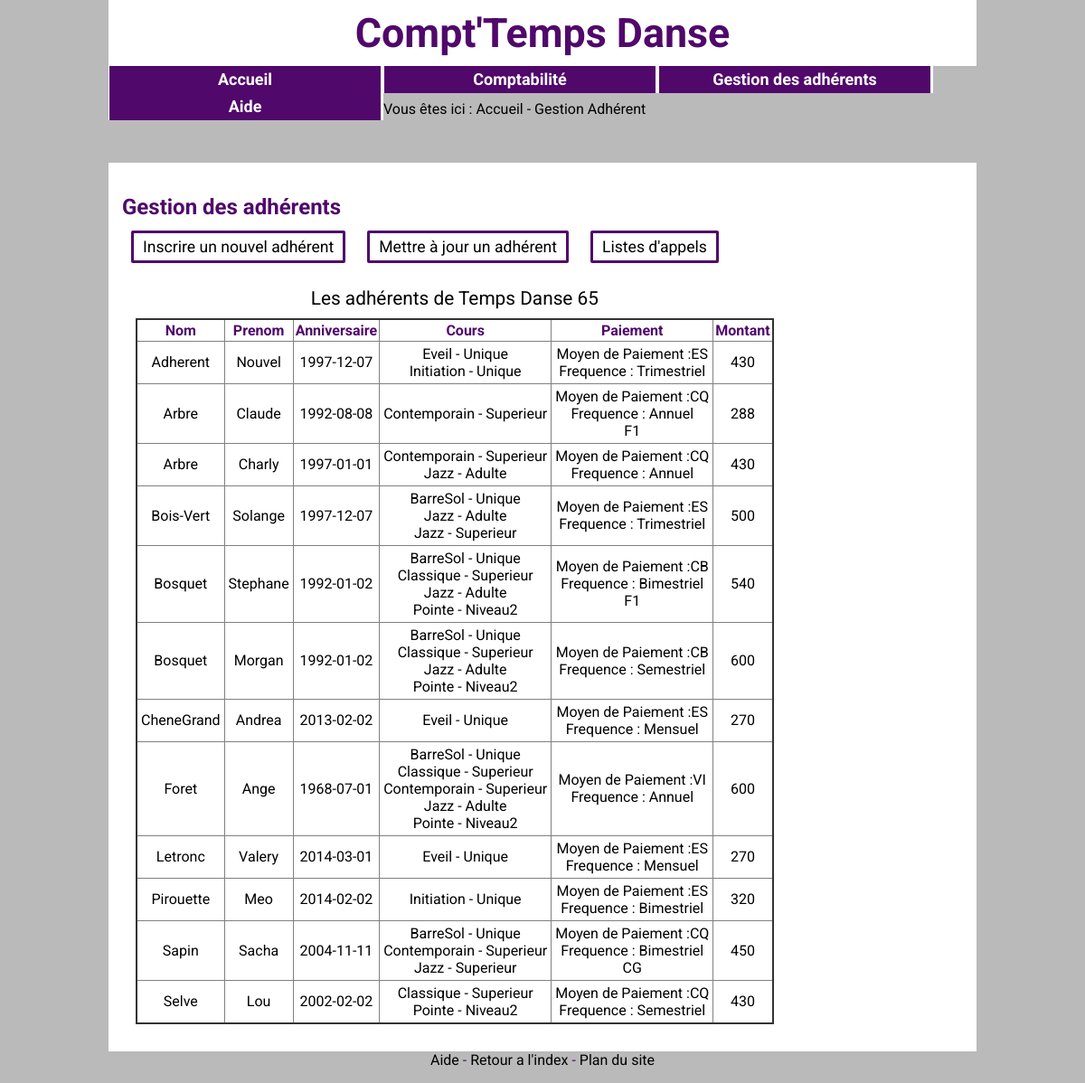
The page /GestionAdh.php on the database its author committed.
### tables this page shows
CREATE TABLE `adherent` (
  `NumAdh` int(3) NOT NULL COMMENT 'Numero Adherent genere automatiquement a la creation. De 0 a 999',
  `Nom` varchar(25) NOT NULL COMMENT 'Nom, chaine de caractere de 25',
  `Prenom` varchar(25) NOT NULL COMMENT 'Prenom. Chaine de caractere de 25',
  `DateNaissance` date NOT NULL COMMENT 'Date de Naissance, au format AAAA/MM/JJ',
  `ModePaiement` varchar(2) NOT NULL COMMENT 'Mode de Paiement, récupéré dans la table Paiement',
  `FrequencePaiement` varchar(25) NOT NULL,
  `Reduction` varchar(2) DEFAULT NULL,
  `Montant` decimal(10,0) DEFAULT NULL
);

CREATE TABLE `classe` (
  `NumAdh` int(3) NOT NULL,
  `Discipline` varchar(25) NOT NULL,
  `Niveau` varchar(25) NOT NULL
);

### GestionAdh.php (the view, shortened to what this page needs)
<?php
include("include/Head.php");
include("include/Menu.php");
?>
<div>Vous êtes ici : <a href="index.html">Accueil</a> - Gestion Adhérent</div>
<section>
	<h2>Gestion des adhérents</h2>
	<a class="bouton" href="GestionAdhForm.php">Inscrire un nouvel adhérent</a>
	<a class="bouton" href="GestionAdhMAJ.php">Mettre à jour un adhérent</a>
	<a class="bouton" href="GestionAdhListes.php">Listes d'appels</a>
	<?php
		$reponse = $bdd->query('SELECT * FROM adherent ORDER BY Nom');
	?>
	<table>
	<caption>Les adhérents de Temps Danse 65</caption>
	<tbody>
	<tr><th>Nom</th><th>Prenom</th><th>Anniversaire</th><th>Cours</th><th>Paiement</th><th>Montant</th></tr>
	<?php
		while ($donnees = $reponse->fetch())
{
	$NumAdh=$donnees['NumAdh'];
	$cours=$bdd->query("SELECT `Discipline`, `Niveau` FROM classe WHERE NumAdh=$NumAdh");
?>
<tr>
<td><?php echo $donnees['Nom']; ?></td>
<td><?php echo $donnees['Prenom']; ?></td>
<td><?php echo $donnees['DateNaissance']; ?></td>
<td> <?php while($data=$cours->fetch())
	{
	echo $data['Discipline']." - ". $data['Niveau']."<br/>";
	}?></td>
<td><?php echo "Moyen de Paiement :". $donnees['ModePaiement']."</br>Frequence : " .$donnees['FrequencePaiement']."</br>".$donnees['Reduction']; ?></td>
<td><?php echo $donnees['Montant']; ?></td></tr>
<?php
}
?>
</tbody></table>
</section>
<?php include("include/Footer.php");?>
</body>
</html>

### CSS/style.css (style rules this page uses)
body { background:#BABABA; background-position: 11%; font-family:'Roboto', 'Comic Sans MS', cursive; width:80%; min-width:500px; color: black; left:150px; margin:0px auto; }
h1, h2, h3 { color: #50086A; }
h2, h3 { text-align: left; }
section { margin-top: 50px; background-color: white; padding: 15px; }
nav, h1, h2, article { background-color: white; }
a:link, a:visited { color:black; text-decoration: none; }
a { color: black; }
a.bouton { font-size: 1.1em; margin: 10px; padding-top: 5px; padding-bottom: 5px; padding-right: 10px; padding-left: 10px; border: 3px solid #50086A; border-radius: 2px; }

### CSS/tableau.css (style rules this page uses)
table { text-align : center; border-collapse : collapse; border: 2px solid #333333; margin: 15px; padding: 3px; }
td { padding: 2px; vertical-align: middle; border: 1px solid grey; padding: 4px; }
th { padding:2px; color:#50086A; padding: 2px; border: 1px solid grey; }
tr { color : black; }
caption { margin-top: 20px; font-size: 1.3em; padding-bottom: 10px; }

### rows shown on the page
adherent: Nom "Adherent", Prenom "Nouvel", DateNaissance "1997-12-07", ModePaiement "ES", FrequencePaiement "Trimestriel", Montant "430"
classe: Discipline "Eveil", Niveau "Unique"
classe: Discipline "Initiation", Niveau "Unique"
adherent: Nom "Arbre", Prenom "Claude", DateNaissance "1992-08-08", ModePaiement "CQ", FrequencePaiement "Annuel", Reduction "F1", Montant "288"
classe: Discipline "Contemporain", Niveau "Superieur"
adherent: Nom "Arbre", Prenom "Charly", DateNaissance "1997-01-01", ModePaiement "CQ", FrequencePaiement "Annuel", Montant "430"
classe: Discipline "Contemporain", Niveau "Superieur"
classe: Discipline "Jazz", Niveau "Adulte"
adherent: Nom "Bois-Vert", Prenom "Solange", DateNaissance "1997-12-07", ModePaiement "ES", FrequencePaiement "Trimestriel", Montant "500"
classe: Discipline "BarreSol", Niveau "Unique"
classe: Discipline "Jazz", Niveau "Adulte"
classe: Discipline "Jazz", Niveau "Superieur"
adherent: Nom "Bosquet", Prenom "Stephane", DateNaissance "1992-01-02", ModePaiement "CB", FrequencePaiement "Bimestriel", Reduction "F1", Montant "540"
classe: Discipline "BarreSol", Niveau "Unique"
classe: Discipline "Classique", Niveau "Superieur"
classe: Discipline "Jazz", Niveau "Adulte"
classe: Discipline "Pointe", Niveau "Niveau2"
adherent: Nom "Bosquet", Prenom "Morgan", DateNaissance "1992-01-02", ModePaiement "CB", FrequencePaiement "Semestriel", Montant "600"
classe: Discipline "BarreSol", Niveau "Unique"
classe: Discipline "Classique", Niveau "Superieur"
classe: Discipline "Jazz", Niveau "Adulte"
classe: Discipline "Pointe", Niveau "Niveau2"
adherent: Nom "CheneGrand", Prenom "Andrea", DateNaissance "2013-02-02", ModePaiement "ES", FrequencePaiement "Mensuel", Montant "270"
classe: Discipline "Eveil", Niveau "Unique"
adherent: Nom "Foret", Prenom "Ange", DateNaissance "1968-07-01", ModePaiement "VI", FrequencePaiement "Annuel", Montant "600"
classe: Discipline "BarreSol", Niveau "Unique"
classe: Discipline "Classique", Niveau "Superieur"
classe: Discipline "Contemporain", Niveau "Superieur"
classe: Discipline "Jazz", Niveau "Adulte"
classe: Discipline "Pointe", Niveau "Niveau2"
adherent: Nom "Letronc", Prenom "Valery", DateNaissance "2014-03-01", ModePaiement "ES", FrequencePaiement "Mensuel", Montant "270"
classe: Discipline "Eveil", Niveau "Unique"
adherent: Nom "Pirouette", Prenom "Meo", DateNaissance "2014-02-02", ModePaiement "ES", FrequencePaiement "Bimestriel", Montant "320"
classe: Discipline "Initiation", Niveau "Unique"
adherent: Nom "Sapin", Prenom "Sacha", DateNaissance "2004-11-11", ModePaiement "CQ", FrequencePaiement "Bimestriel", Reduction "CG", Montant "450"
classe: Discipline "BarreSol", Niveau "Unique"
classe: Discipline "Contemporain", Niveau "Superieur"
classe: Discipline "Jazz", Niveau "Superieur"
adherent: Nom "Selve", Prenom "Lou", DateNaissance "2002-02-02", ModePaiement "CQ", FrequencePaiement "Semestriel", Montant "430"
classe: Discipline "Classique", Niveau "Superieur"
classe: Discipline "Pointe", Niveau "Niveau2"
